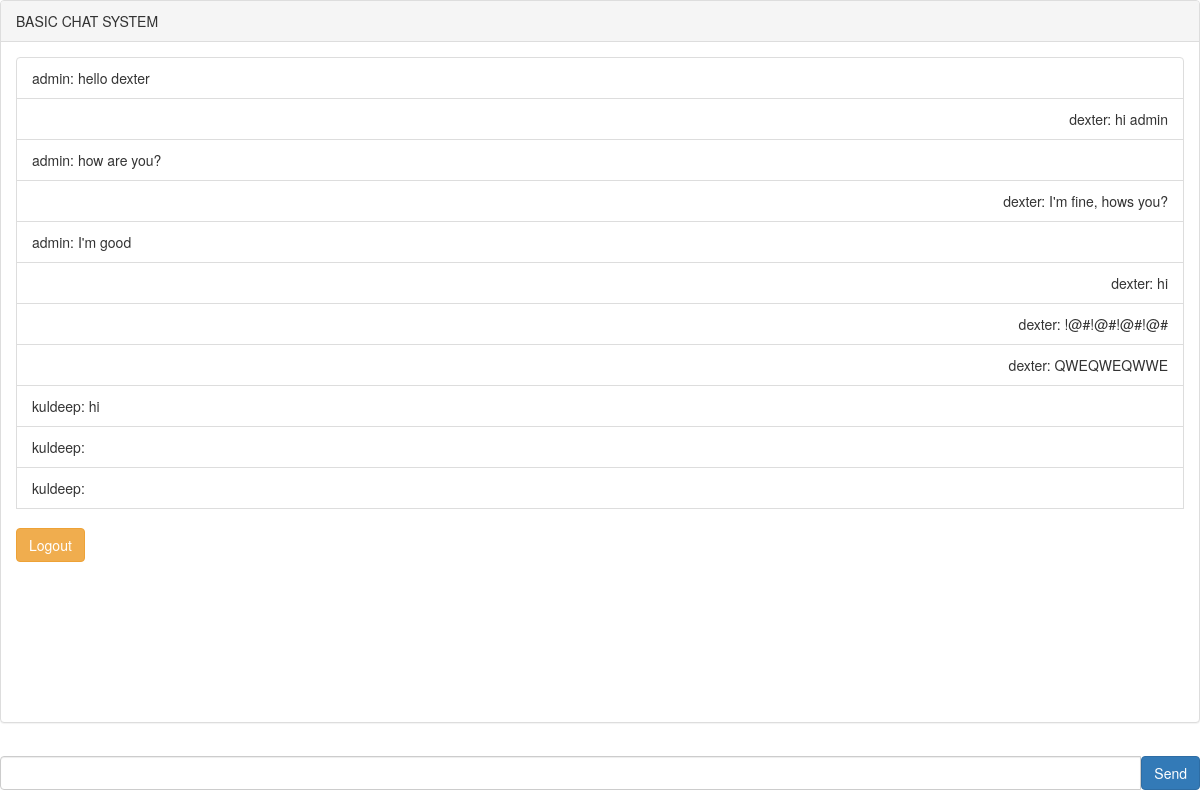
The page /home/ (signed in) on the database its author committed.
### alpha/models.py (models this page shows, shortened)
class Chat(models.Model):
    created = models.DateTimeField(auto_now_add=True)
    user = models.ForeignKey(User)
    message = models.TextField()

### alpha/views.py (the view)
# urls.py: url(r'^home/$', views.Home, name='home'),
@login_required
def Home(request):
    c = Chat.objects.all()
    return render(request, "alpha/home.html", {'home': 'active', 'chat': c})

### alpha/templates/alpha/home.html (shortened to what this page needs)
{% load staticfiles %}
<html>
<head>
    <link rel="stylesheet" href="http://maxcdn.bootstrapcdn.com/bootstrap/3.3.5/css/bootstrap.min.css">
    <link rel="stylesheet" href="{% static 'chat.css' %}">
</head>
<body>
    <div id="chat-body" class="panel panel-default">
        <div class="panel-heading">BASIC CHAT SYSTEM</div>
        <div id="msg-list-div" class="panel-body">
            <ul id="msg-list" class="list-group">
                {% for obj in chat %}
                        {%if obj.user.username == "Robot"%}
                          <li class="list-group-item-item" style="font-size:20px;color:red"><center>{{ obj.message }}</center></li>
                        {%elif obj.user == request.user and obj.user.username != "Robot"%}
                          <li class="text-right list-group-item">{{ obj.message }}</li>
                        {%else%}
                          <li class="text-left list-group-item">{{ obj.message }}</li>
                        {%endif%}
                        {% empty %}
                        <li class="text-right list-group-item">No messages yet!</li>
                {% endfor %}
            </ul>
            <div><a class="btn btn-warning" id="clearall" type="Logout" value="Logout" href="../logout">Logout</a></div>
        </div>
    </div>
    <form id="chat-form" method="post" action="/post/">
        <div id="chat-bottom" class="input-group">
            <input type="text" id="chat-msg" name="chat-msg" class="form-control"/>
            <span class="input-group-btn">
            <div>
                <input class="btn btn-primary" id="send" type="submit" value="Send"/>
            </div>
            </span>
        </div>
    </form>
</body>
</html>

### static/chat.css (style rules this page uses)
#chat-bottom { position: fixed; bottom: 10px; }
.panel-body { overflow-y: scroll; height: 85%; }

### rows shown on the page
Chat: message "admin: hello dexter"
Chat: message "dexter: hi admin"
Chat: message "admin: how are you?"
Chat: message "dexter: I'm fine, hows you?"
Chat: message "admin: I'm good"
Chat: message "dexter: hi"
Chat: message "dexter: !@#!@#!@#!@#"
Chat: message "dexter: QWEQWEQWWE"
Chat: message "kuldeep: hi"
Chat: message "kuldeep:"
Chat: message "kuldeep:"
